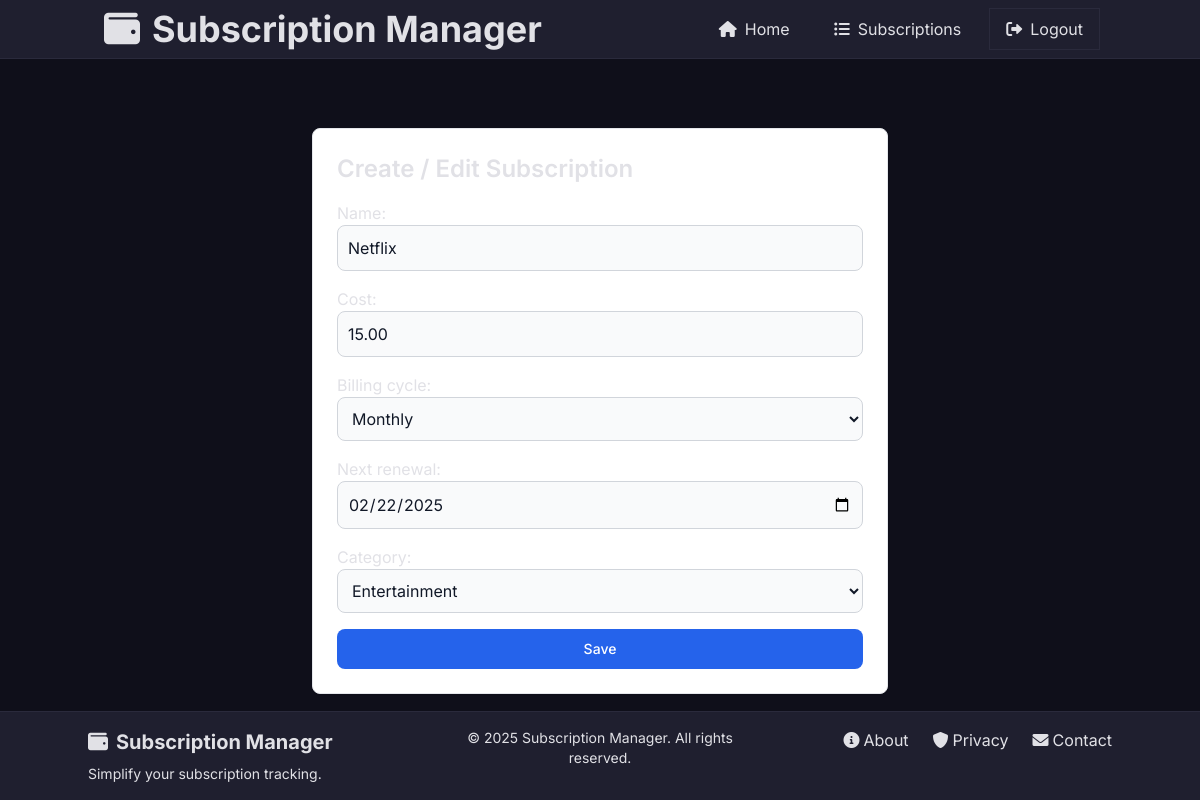
/subscriptions/1/update/ (signed in), run on the app's committed database.
### subscriptions/models.py (models this page shows, shortened)
class Subscription(models.Model):
    BILLING_CHOICES = [
        ('monthly', 'Monthly'),
        ('yearly', 'Yearly'),
        ('custom', 'Custom'),
    ]
    user = models.ForeignKey(User, on_delete=models.CASCADE)
    name = models.CharField(max_length=255)
    cost = models.DecimalField(max_digits=10, decimal_places=2)
    billing_cycle = models.CharField(max_length=20, choices=BILLING_CHOICES, default='monthly')
    next_renewal = models.DateField()
    category = models.ForeignKey(Category, on_delete=models.SET_NULL, null=True, blank=True)

class Category(models.Model):
    name = models.CharField(max_length=100)
    description = models.TextField(blank=True, null=True)
    def __str__(self):
        return self.name

### subscriptions/views.py (the view)
# urls.py: path('<int:pk>/update/', views.subscription_update, name='update'),
@login_required
def subscription_update(request, pk):
    subscription = get_object_or_404(Subscription, pk=pk, user=request.user)
    if request.method == 'POST':
        form = SubscriptionForm(request.POST, instance=subscription)
        if form.is_valid():
            form.save()
            return redirect('subscriptions:list')
    else:
        form = SubscriptionForm(instance=subscription)
    return render(request, 'subscriptions/subscription_form.html', {'form': form})

### subscriptions/templates/subscriptions/subscription_form.html (shortened to what this page needs)
{% extends 'base.html' %}
{% load static %}
{% block content %}
<div class="max-w-xl mx-auto mt-8 bg-white p-6 rounded-lg shadow-sm border border-slate-200">
  <h2 class="text-2xl font-semibold mb-4">Create / Edit Subscription</h2>
  <form method="post" class="space-y-4">
    {{ form.as_p }}
    <button
      type="submit"
      class="w-full text-white bg-blue-600 hover:bg-blue-700 focus:ring-4 focus:outline-none focus:ring-blue-300
             font-medium rounded-lg text-sm px-5 py-2.5 text-center"
    >
      Save
    </button>
  </form>
</div>
{% endblock content %}

### templates/base.html (style rules this page uses)
:root { --primary-color: #1a1a2e; --secondary-color: #16213e; --accent-color: #4d7cff; --background-color: #0f0f1a; --surface-color: #1f1f2f; --text-primary: #e1e1e6; --text-secondary: #9ca3af; --border-color: #2a2a3c; --hover-color: #2d2d44; }
body { font-family: 'Inter', sans-serif; background-color: var(--background-color); color: var(--text-primary); }

### data on the page
Subscription: name "Netflix", cost "15.00", billing_cycle "Monthly", next_renewal "02/22/2025", category "Entertainment"
